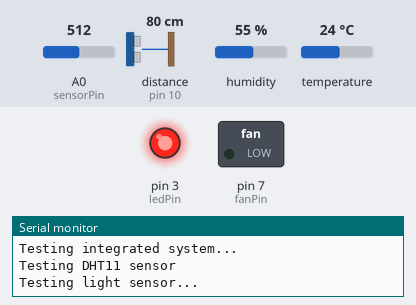
This sketch was run on a simulated Arduino Uno, built with avr-gcc and run on an emulated ATmega328P. Shown: switched loads named in the sketch (green lamp = pin HIGH), output pins drawn as LEDs (lit = HIGH), the last lines printed to the serial monitor. The inputs (shaded band) are chosen by the test bench; at power-on: humidity 55 %, A0 (sensorPin) = 512, temperature 24 °C, distance to the obstacle (sensor on pin 10) 80 cm. The echo pulse lasts 58.3 µs per cm; pins used as bus, display or sensor lines are not drawn.

Above: at 0.1 s.
At 11.3 s:
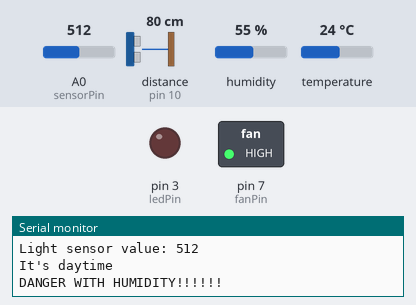
11.4 s: humidity set to 58 %
At 13.9 s:
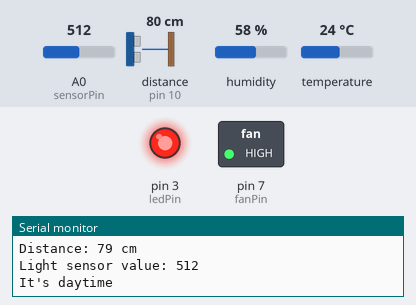
19.9 s: humidity set to 61 %
28.4 s: A0 (sensorPin) set to 586
36.9 s: A0 (sensorPin) set to 617
45.4 s: temperature set to 12 °C
Timing chart, 0 to 55.5 s (numbered marks = the images above; inputs shaded):
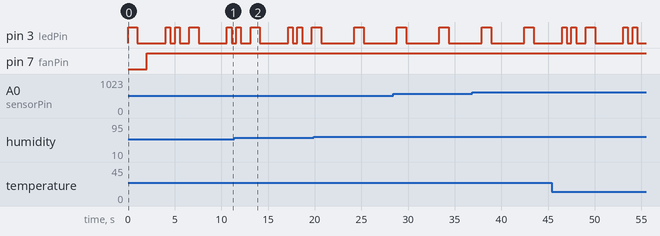

The sketch:

calibration.ino
```cpp
/*
Project: Sensor and actuator control system
Author: Enrique A Gracian Castro & Jesús Pérez Rodríguez
Day: 26/09/2025
Description:
Combined code to read data from sensors (DHT11, ultrasonic, LDR),
control an LED and a relay, and display the results on the serial monitor.
*/

// Libraries
#include "DHT.h" // DHT sensor library [cite: 19]
#include <Adafruit_Sensor.h> // Universal Adafruit library [cite: 19]

// Pin definitions and global variables
#define DHTPIN 2 // DHT11 sensor pin [cite: 20]
#define DHTTYPE DHT11 // Sensor type: DHT11 [cite: 21]
const int ledPin = 3; // Pin for the LED (changed from 2 to avoid conflict) [cite: 2]
const int fanPin = 7; // Pin for the relay/fan [cite: 13]
const int sensorPin = A0; // Analog pin for the light sensor (LDR) [cite: 7]
const int trigPin = 9; // Ultrasonic sensor pin [cite: 30]
const int echoPin = 10; // Ultrasonic sensor pin [cite: 30]

// Variables for the ultrasonic sensor
long duration;
int distance;

// Initializes the DHT object with the defined pin and sensor type
DHT dht(DHTPIN, DHTTYPE);

/*
Function to initialize variables and components
*/
void setup() {
  // Starts serial communication at 9600 baud to see the data [cite: 8, 22, 32]
  Serial.begin(9600);
  Serial.println("Testing integrated system...");
  Serial.println("Testing DHT11 sensor");
  Serial.println("Testing light sensor...");

  // Configures the pins as input or output
  pinMode(ledPin, OUTPUT); // LED pin as output [cite: 3]
  pinMode(fanPin, OUTPUT); // Fan pin as output [cite: 14]
  pinMode(trigPin, OUTPUT); // Ultrasonic sensor pin as output [cite: 33]
  pinMode(echoPin, INPUT); // Ultrasonic sensor pin as input [cite: 33]

  // Starts the DHT sensor [cite: 23]
  dht.begin();
}

/*
Function that runs repeatedly
*/
void loop() {
  // --- LED Section (Turns on and off) ---
  digitalWrite(ledPin, HIGH); // Turns on the LED [cite: 4]
  delay(1000); // Waits for 1 second [cite: 5]
  digitalWrite(ledPin, LOW); // Turns off the LED [cite: 5]
  delay(1000); // Waits for 1 second [cite: 5]

  // --- Fan section (Activates the relay) ---
  digitalWrite(fanPin, HIGH); // Activates the relay to turn on the fan [cite: 16]
  // The fan will remain on. [cite: 17, 18]

  // --- DHT11 sensor section ---
  // Waits 2 seconds between readings [cite: 24]
  delay(2000);
  float h = dht.readHumidity(); // Reads the humidity [cite: 25]
  float t = dht.readTemperature(); // Reads the temperature [cite: 25]

  // Checks if the readings were successful
  if (isnan(h) || isnan(t)) {
    Serial.println("Error reading DHT sensor");
  } else {

    if(t<18 || t>24){
      Serial.println("DANGER WITH THE TEMPERATURE!!!!!!");   // activate fan instead of light
      digitalWrite(ledPin, HIGH);
      delay(500);
      digitalWrite(ledPin, LOW);
      delay(500);
      digitalWrite(ledPin, HIGH);
      delay(500);
      digitalWrite(ledPin, LOW);
      delay(500);
    }

    if(h<60 || h>75){
      Serial.println("DANGER WITH HUMIDITY!!!!!!");
      digitalWrite(ledPin, HIGH);
      delay(500);
      digitalWrite(ledPin, LOW);
      delay(500);
      digitalWrite(ledPin, HIGH);
      delay(500);
      digitalWrite(ledPin, LOW);
      delay(500);
    }
    // Displays the read values [cite: 28]
    Serial.print("Humidity: ");
    Serial.print(h);
    Serial.print(" %");
    Serial.print("  Temperature: ");
    Serial.print(t);
    Serial.println(" *C");
  }

  // --- Ultrasonic sensor section ---
  digitalWrite(trigPin, LOW); // Clears the pulse [cite: 34]
  delayMicroseconds(2);
  digitalWrite(trigPin, HIGH); // Sends a 10 microsecond pulse [cite: 35]
  delayMicroseconds(10);
  digitalWrite(trigPin, LOW);

  // Reads the duration of the echo pulse [cite: 36]
  duration = pulseIn(echoPin, HIGH);

  // Calculates the distance [cite: 37]
  distance = duration * 0.034 / 2;

  // Displays the distance on the serial monitor [cite: 38]
  Serial.print("Distance: ");
  Serial.print(distance);
  Serial.println(" cm");

  // --- Light sensor section (LDR) ---
  int lightValue = analogRead(sensorPin); // Reads the sensor value on analog pin A0 [cite: 9]
  Serial.print("Light sensor value: "); // Displays the value [cite: 10]
  Serial.println(lightValue);

  if(lightValue > 600){   // check if the light intensity is correct
    Serial.println("It's night time");
  }else if(lightValue<100){
    Serial.println("There is too much light!!!!");
  }else{
    Serial.println("It's daytime");
  }

  delay(500); // Waits half a second before the next reading [cite: 11]
}
```
